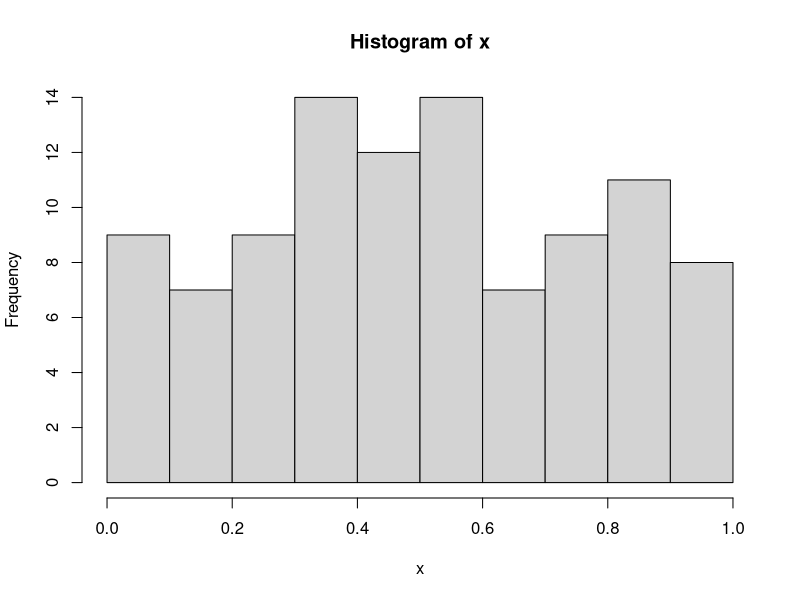

The R source for this figure:
## ---- chunk 1
knitr::opts_chunk$set(echo = FALSE)
## ---- chunk 2
for(i in 1:3){
    set.seed(1234567)
    x<- runif(100)
  print(mean(x))
}
## ---- chunk 3
hist(x)
